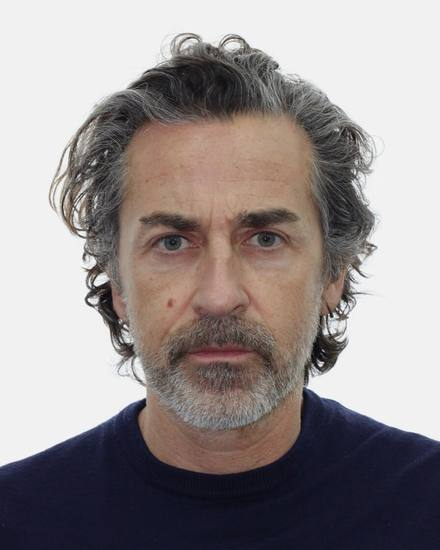
#> input picture alex-portrait.jpg, 440 x 550 px
$ python unmultiply.py ../alex-portrait.jpg ../alex-portrait.jpg
#> lines starting #> are read from the running program, lines starting #| are printed output that depends on the picture
import sys, numpy as np
from PIL import Image
src, dst = sys.argv[1], sys.argv[2]
im = np.asarray(Image.open(src).convert('RGB')).astype(np.float32)
h, w, _ = im.shape
#> h = 550; w = 440
from PIL import ImageFilter
small = Image.open(src).convert('RGB').resize((48, max(1, int(48*h/w))), Image.BILINEAR)
bgf = small.filter(ImageFilter.MaxFilter(7)).filter(ImageFilter.GaussianBlur(3)).resize((w, h), Image.BICUBIC)
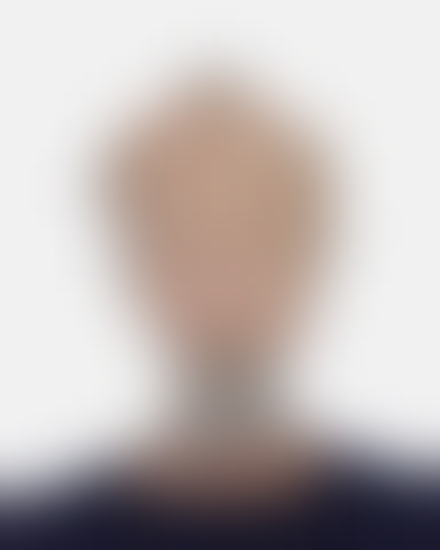
#> bgf: PIL image 440x550 RGB; mean R, G, B 191.8, 183.8, 182.3
paper = np.asarray(bgf).astype(np.float32) + 2
c = np.clip(im / paper, 0, 1)
a = 1 - c.min(axis=2)
a = np.clip((a - 0.10) / 0.90, 0, 1)
yy, xx = np.mgrid[0:h, 0:w]
e = np.minimum(np.minimum(xx, w - 1 - xx) / (0.06 * w), np.minimum(yy, h - 1 - yy) / (0.06 * h))
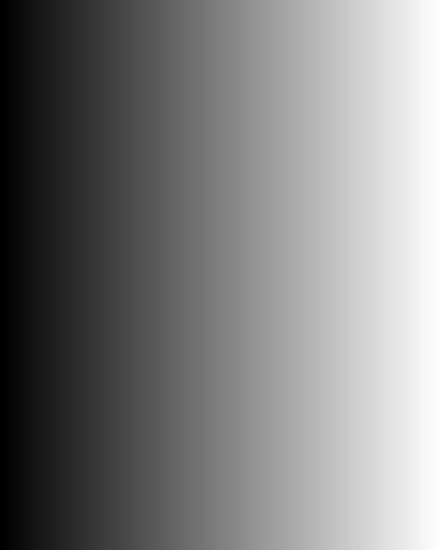
#> xx: shape (550, 440) int64; min 0, max 439, mean 219.5; drawn with min black and max white
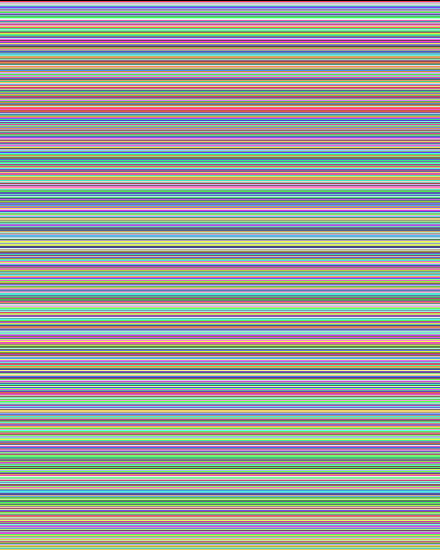
#> yy: shape (550, 440) int64; 550 distinct labels, from 0 to 549; one colour per label, 0 black
a = a * np.clip(e, 0, 1)
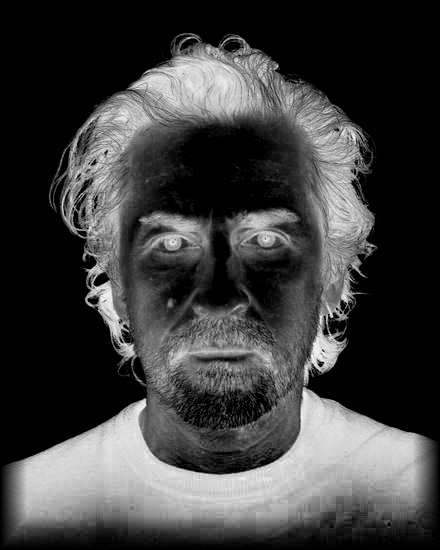
#> a: shape (550, 440) float64; min 0, max 1, mean 0.245
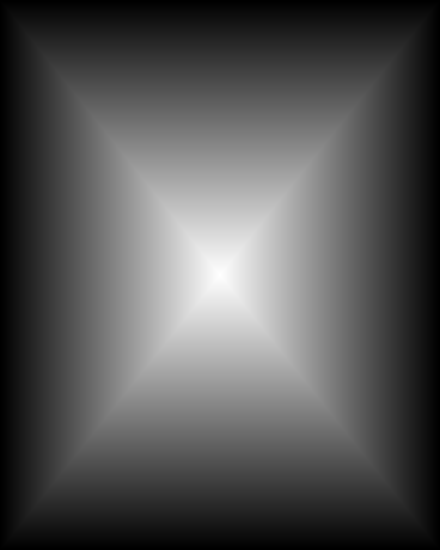
#> e: shape (550, 440) float64; min 0, max 8.3, mean 2.76; drawn with min black and max white
rgb = np.where(a[..., None] > 0, (c - (1 - a[..., None])) / np.maximum(a[..., None], 1e-4), 0)
rgb = np.clip(rgb, 0, 1)
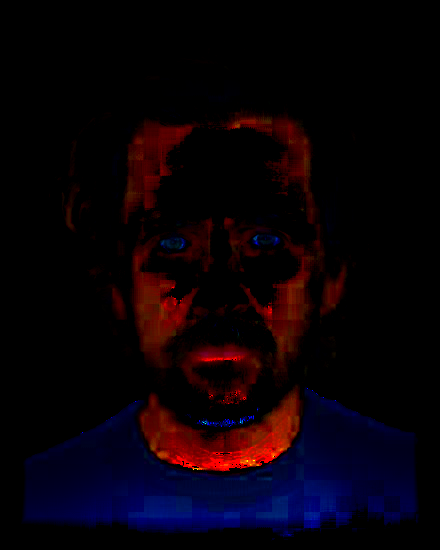
#> rgb: shape (550, 440, 3) float64; mean R, G, B 0.0377, 0.00437, 0.0321
out = np.dstack([rgb * 255, a * 255]).astype(np.uint8)
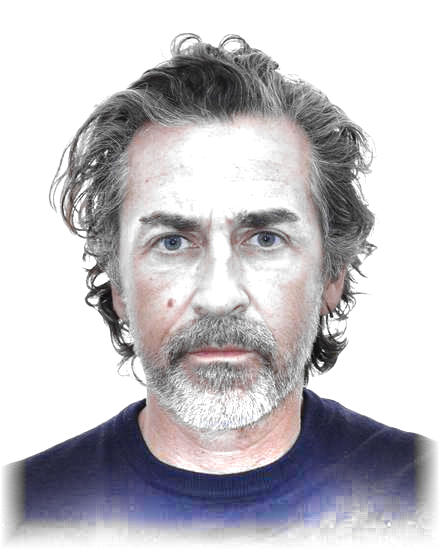
#> out: shape (550, 440, 4); mean R, G, B, A 9.5, 1.1, 8.1, 62.2; transparent parts drawn white
Image.fromarray(out, 'RGBA').save(dst)
print(dst, w, h)
#| ../alex-portrait.jpg 440 550
